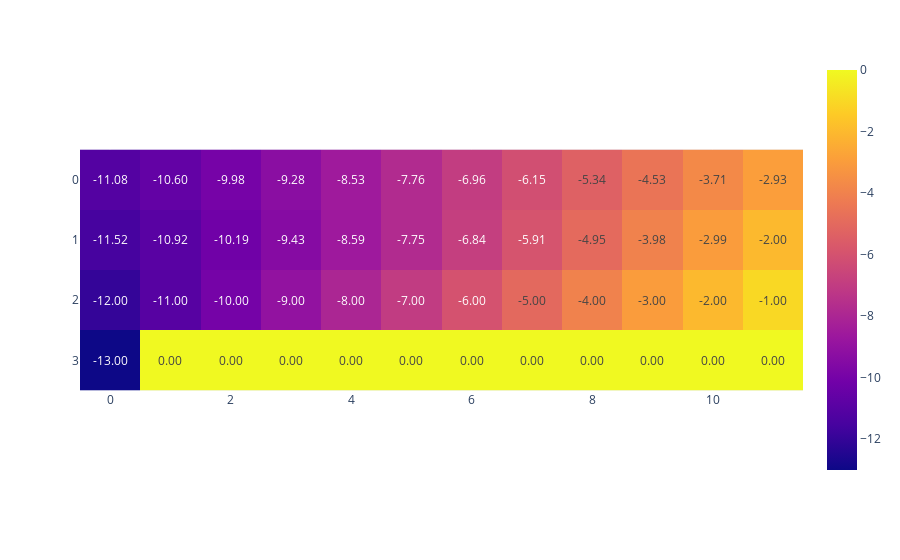

The notebook cell saved with this chart:
### Markdown cell above
Example Q Values from Q-Learning

### Code cell
show_cliff_value(agents_norvig[0].Q)

### Figure 1 — Plotly figure (JSON) as saved in the notebook; plotly's stock layout.template omitted (floating-point values rounded to 4 significant figures)
{"data": [{"coloraxis": "coloraxis", "hovertemplate": "x: %{x}<br>y: %{y}<br>color: %{z}<extra></extra>", "name": "0", "texttemplate": "%{z:.2f}", "type": "heatmap", "xaxis": "x", "yaxis": "y", "z": [[-11.08, -10.6, -9.981, -9.284, -8.533, -7.763, -6.957, -6.151, -5.344, -4.527, -3.707, -2.934], [-11.52, -10.92, -10.19, -9.434, -8.592, -7.747, -6.839, -5.914, -4.953, -3.978, -2.994, -2.0], [-12.0, -11.0, -10.0, -9.0, -8.0, -7.0, -6.0, -5.0, -4.0, -3.0, -2.0, -1.0], [-13.0, 0, 0, 0, 0, 0, 0, 0, 0, 0, 0, 0]]}], "layout": {"coloraxis": {"colorscale": [[0, "#0d0887"], [0.1111, "#46039f"], [0.2222, "#7201a8"], [0.3333, "#9c179e"], [0.4444, "#bd3786"], [0.5556, "#d8576b"], [0.6667, "#ed7953"], [0.7778, "#fb9f3a"], [0.8889, "#fdca26"], [1, "#f0f921"]]}, "margin": {"t": 60}, "xaxis": {"anchor": "y", "constrain": "domain", "domain": [0, 1], "scaleanchor": "y"}, "yaxis": {"anchor": "x", "autorange": "reversed", "constrain": "domain", "domain": [0, 1]}}}
